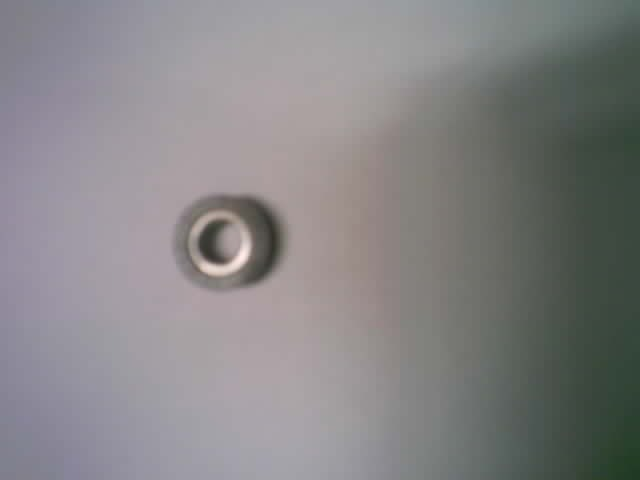
#> input picture main/t1.jpg, 640 x 480 px; the run also reads 1 picture not shown here
$ python gen_test_data.py
#> lines starting #> are read from the running program, lines starting #| are printed output that depends on the picture
"""
gen_test_data.py
================
用 PC 预处理公式生成 INT8 输入数据，输出为 C 头文件。
编译进 ESP32 可直接测试模型推理，跳过 JPEG 解码和预处理。

用法:
    python gen_test_data.py

输出:
    main/test_inputs.h  — 包含 t1/t2/t3/t4 的 INT8 输入数据
"""

import numpy as np
from PIL import Image
import os

IMG_DIR = "main"
IMG1 = "t1.jpg"
IMG2 = "t2.jpg"
IMG3 = "t3.jpg"
IMG4 = "t4.jpg"

MEAN = np.array([0.485, 0.456, 0.406], dtype=np.float32)
STD  = np.array([0.229, 0.224, 0.225], dtype=np.float32)
SCALE = 0.015625  # 2^(-6)，与模型 exponent=-6 一致
TARGET_SHORT = 256
TARGET_SIZE = 224


def preprocess(image_path):
    """与 verify_model.py 完全一致的预处理 — 输出 NHWC INT8"""
    img = Image.open(image_path).convert("RGB")
    w, h = img.size
    if w < h:
        new_w, new_h = TARGET_SHORT, int(h * TARGET_SHORT / w)
    else:
        new_w, new_h = int(w * TARGET_SHORT / h), TARGET_SHORT
    img = img.resize((new_w, new_h), Image.BILINEAR)
    left = (new_w - TARGET_SIZE) // 2
    top = (new_h - TARGET_SIZE) // 2
    img = img.crop((left, top, left + TARGET_SIZE, top + TARGET_SIZE))

    pixels = np.array(img, dtype=np.float32)  # [H, W, C]
    pixels /= 255.0
    pixels = (pixels - MEAN) / STD
    pixels = pixels / SCALE
    pixels = np.round(pixels).clip(-128, 127).astype(np.int8)  # [H, W, C] NHWC
    return pixels


def to_c_array(arr, name):
    """numpy array → C 数组声明"""
    flat = arr.flatten()
    lines = [f"// shape: {list(arr.shape)}"]
    lines.append(f"static const int8_t {name}[] = {{")
    for i in range(0, len(flat), 16):
        chunk = flat[i:i+16]
        lines.append("  " + ", ".join(f"{v:4d}" for v in chunk) + ",")
    lines.append("};")
    lines.append(f"static const int {name}_size = sizeof({name});")
    return "\n".join(lines)


def main():
    print("Generating test input data...")
    t1 = preprocess(os.path.join(IMG_DIR, IMG1))
#> in preprocess, img is the input picture: PIL image 640x480 RGB; mean R, G, B 133.6, 132.1, 133.6
#> in preprocess, `pixels = (pixels - MEAN) / STD`:
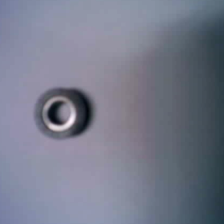
#> pixels: shape (224, 224, 3) float32; mean R, G, B 0.395, 0.449, 0.675; drawn with min black and max white
    t2 = preprocess(os.path.join(IMG_DIR, IMG2))
    t3 = preprocess(os.path.join(IMG_DIR, IMG3))
#> call 3 of preprocess, with image_path = 'main/t3.jpg'
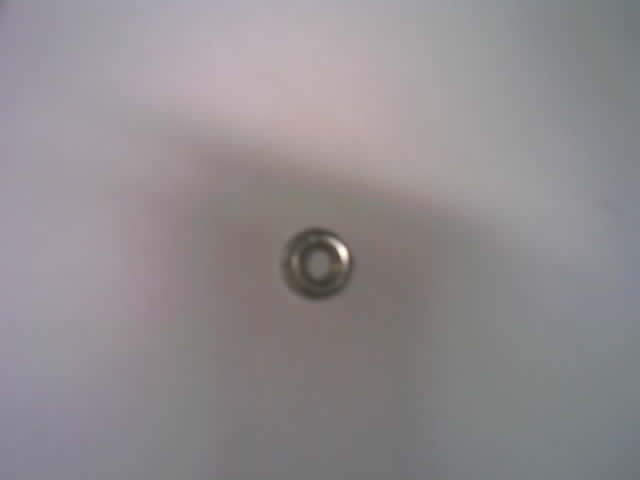
#> input picture main/t3.jpg, 640 x 480 px
#> in preprocess, img is the input picture: PIL image 640x480 RGB; mean R, G, B 144.5, 139.9, 142.7
#> in preprocess (call 3), `img = img.crop((left, top, left + TARGET_SIZE, top + TARGET_SIZE))`:
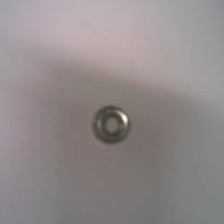
#> img: PIL image 224x224 RGB; mean R, G, B 145.4, 138.2, 138.5
#> in preprocess (call 3), `pixels = np.round(pixels).clip(-128, 127).astype(np.int8)`:
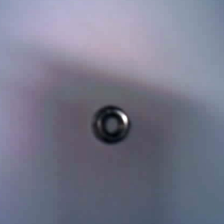
#> pixels: shape (224, 224, 3) int8; mean R, G, B 23.8, 24.5, 39; drawn with min black and max white
    t4 = preprocess(os.path.join(IMG_DIR, IMG4))
#> call 4 of preprocess, with image_path = 'main/t4.jpg'
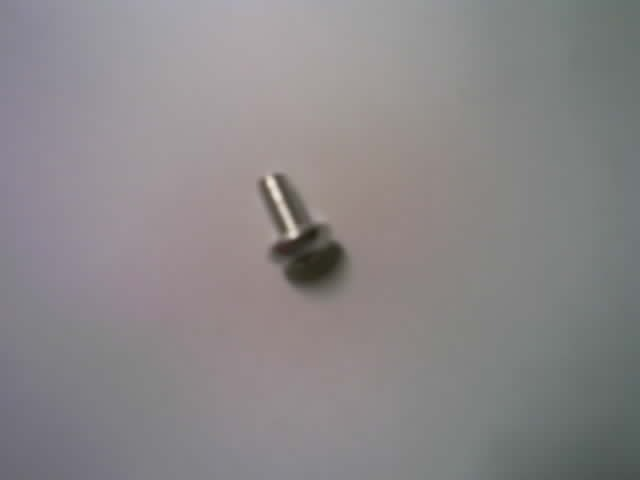
#> input picture main/t4.jpg, 640 x 480 px
#> in preprocess, img is the input picture: PIL image 640x480 RGB; mean R, G, B 138.2, 134.8, 136.6
#> in preprocess (call 4), `img = img.crop((left, top, left + TARGET_SIZE, top + TARGET_SIZE))`:
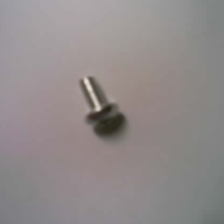
#> img: PIL image 224x224 RGB; mean R, G, B 145.5, 139.1, 139.2
#> in preprocess (call 4), `pixels = (pixels - MEAN) / STD`:
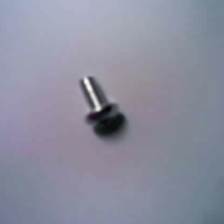
#> pixels: shape (224, 224, 3) float32; mean R, G, B 0.373, 0.4, 0.621; drawn with min black and max white

    print(f"t1 shape: {t1.shape}, range: [{t1.min()}, {t1.max()}]")
#| t1 shape: (224, 224, 3), range: [-79, 127]
    print(f"t2 shape: {t2.shape}, range: [{t2.min()}, {t2.max()}]")
#| t2 shape: (224, 224, 3), range: [-79, 127]
    print(f"t3 shape: {t3.shape}, range: [{t3.min()}, {t3.max()}]")
#| t3 shape: (224, 224, 3), range: [-68, 127]
    print(f"t4 shape: {t4.shape}, range: [{t4.min()}, {t4.max()}]")
#| t4 shape: (224, 224, 3), range: [-96, 121]
    print(f"  t1 ch0[0..3]: {t1[0, :4, 0].tolist()}")
#|   t1 ch0[0..3]: [23, 23, 24, 24]
    print(f"  t2 ch0[0..3]: {t2[0, :4, 0].tolist()}")
#|   t2 ch0[0..3]: [23, 23, 24, 24]
    print(f"  t3 ch0[0..3]: {t3[0, :4, 0].tolist()}")
#|   t3 ch0[0..3]: [42, 42, 43, 43]
    print(f"  t4 ch0[0..3]: {t4[0, :4, 0].tolist()}")
#|   t4 ch0[0..3]: [34, 35, 37, 37]

    content = f"""// Auto-generated by gen_test_data.py
// PC-preprocessed INT8 inputs for model testing (NHWC layout)
#ifndef TEST_INPUTS_H
#define TEST_INPUTS_H

#include <stdint.h>

{to_c_array(t1, "test_input_t1")}

{to_c_array(t2, "test_input_t2")}

{to_c_array(t3, "test_input_t3")}

{to_c_array(t4, "test_input_t4")}

#endif // TEST_INPUTS_H
"""
#> the loop in to_c_array, `for i in range(0, len(flat), 16):` made 9408 passes
#> i on passes 2 to 4: 16, 32, 48
#> after the loop in to_c_array, `for i in range(0, len(flat), 16):`: lines = 9410 items
#> the loop in to_c_array (call 2), `for i in range(0, len(flat), 16):` made 9408 passes
    out_path = os.path.join(IMG_DIR, "test_inputs.h")
    with open(out_path, "w") as f:
        f.write(content)
    print(f"\nWritten to {out_path}")


if __name__ == "__main__":
    main()
